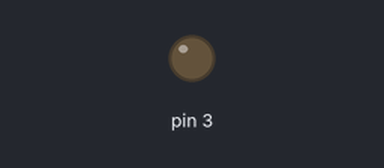
Recording of a sketch running on a simulated Arduino Uno, built with avr-gcc and run on an emulated ATmega328P. Parts: output pins drawn as LEDs (lit = HIGH).

Above: at 0.6 s.
At 4.9 s:
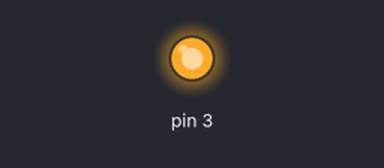
Timing chart, 0 to 6.8 s (numbered marks = the images above):
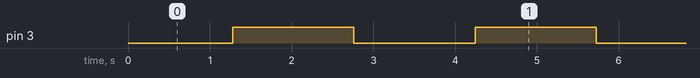

The sketch:

CorsoR4_08_for.ino
```cpp
void setup() {
  pinMode(3, OUTPUT);
}

void loop() {
  for (int i = 0; i <= 255; i++) {
    analogWrite(3, i);
    delay(5);
  }
  delay(200);
  for (int i = 255; i >= 0; i--) {
    analogWrite(3, i);
    delay(5);
  }
  delay(200);
}
```

Measured:
- by itself, pin 3: alternates HIGH for 1.5 s and LOW for 1.5 s
